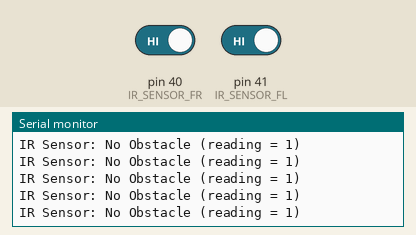
This sketch was run on a simulated Arduino Mega 2560, built with avr-gcc and run on an emulated ATmega2560. Shown: the last lines printed to the serial monitor. Inputs (shaded band) come from the test bench; at power-on: pin 41 (IR_SENSOR_FL) HIGH, pin 40 (IR_SENSOR_FR) HIGH.

Above: at 1.2 s.
1.3 s: pin 41 (IR_SENSOR_FL) driven LOW
At 2.2 s:
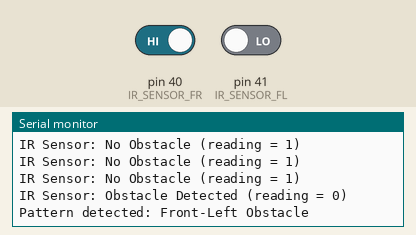
2.9 s: pin 40 (IR_SENSOR_FR) driven LOW
At 3.6 s:
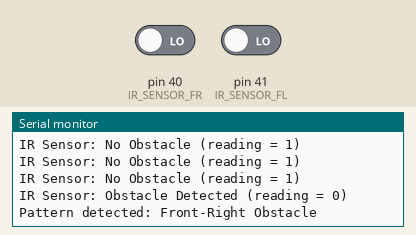
5.5 s: pin 40 (IR_SENSOR_FR) driven HIGH and pin 41 (IR_SENSOR_FL) driven HIGH
At 8.1 s:
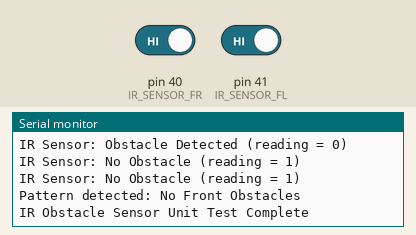

Measured:
- after the input at 1.3 s, the serial monitor: prints a new line after 0.11 s (image 1)
- after the input at 2.9 s, the serial monitor: prints a new line after 0.12 s (image 2)
- after the input at 5.5 s, the serial monitor: prints a new line after 0.14 s (image 3)

The sketch:

ir_obstacle_test.ino
```cpp
// IR Obstacle Detection unit test
// Embedded IR sensor init and detection copied from
// `roboplow/ir_obstacle_detection_sensors.cpp` so the test runs standalone.
// Patterns: Front-Left, Front-Right, Both, None

#include "Arduino.h"

// --- IR Obstacle Detection Sensor Pin ---
const int IR_SENSOR_FR = 40;    // Digital input from VMA330 OUT pin
const int IR_SENSOR_FL = 41;    // Digital input from VMA330 OUT pin

void ir_init() {
    pinMode(IR_SENSOR_FL, INPUT);
    pinMode(IR_SENSOR_FR, INPUT);
}

// IR sensor behavior:
// HIGH = No Obstacle
// LOW  = Obstacle Detected

bool ir_obstacleDetected(int IR_SENSOR_PIN) {
    int reading = digitalRead(IR_SENSOR_PIN);
    if (reading == LOW) {
        Serial.println("IR Sensor: Obstacle Detected (reading = 0)");
        return true;
    } else {
        Serial.println("IR Sensor: No Obstacle (reading = 1)");
        return false;
    }
}

void waitForPattern(const char* patternName, bool (*patternCheck)()) {
    Serial.print("Waiting for pattern: "); Serial.println(patternName);
    while (true) {
        if (patternCheck()) {
            Serial.print("Pattern detected: "); Serial.println(patternName);
            delay(1000);
            break;
        }
        delay(200);
    }
}

bool frontLeftDetected() {
    return ir_obstacleDetected(IR_SENSOR_FL);
}

bool frontRightDetected() {
    return ir_obstacleDetected(IR_SENSOR_FR);
}

bool bothFrontDetected() {
    return ir_obstacleDetected(IR_SENSOR_FL) && ir_obstacleDetected(IR_SENSOR_FR);
}

bool noneDetected() {
    return !ir_obstacleDetected(IR_SENSOR_FL) && !ir_obstacleDetected(IR_SENSOR_FR);
}

void setup() {
    Serial.begin(115200);
    Serial.println("IR Obstacle Sensor Unit Test Start");

    ir_init();
    Serial.println("IR sensors initialized (from ir_obstacle_detection_sensors.cpp).\nAdjust pins if needed.");

    waitForPattern("Front-Left Obstacle", frontLeftDetected);
    waitForPattern("Front-Right Obstacle", frontRightDetected);
    waitForPattern("Both Front Obstacles", bothFrontDetected);
    waitForPattern("No Front Obstacles", noneDetected);

    Serial.println("IR Obstacle Sensor Unit Test Complete");
}

void loop() {
}
```
